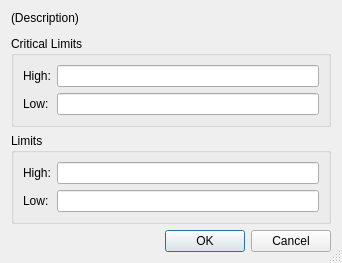
<?xml version="1.0" encoding="UTF-8"?>
<ui version="4.0">
 <class>LimitDialog</class>
 <widget class="QDialog" name="LimitDialog">
  <property name="geometry">
   <rect>
    <x>0</x>
    <y>0</y>
    <width>342</width>
    <height>263</height>
   </rect>
  </property>
  <property name="windowTitle">
   <string>Limits</string>
  </property>
  <property name="sizeGripEnabled">
   <bool>true</bool>
  </property>
  <layout class="QVBoxLayout" name="verticalLayout">
   <item>
    <widget class="QLabel" name="descriptionLabel">
     <property name="text">
      <string notr="true">(Description)</string>
     </property>
     <property name="alignment">
      <set>Qt::AlignLeading|Qt::AlignLeft|Qt::AlignTop</set>
     </property>
    </widget>
   </item>
   <item>
    <widget class="QGroupBox" name="groupBox">
     <property name="title">
      <string>Critical Limits</string>
     </property>
     <layout class="QVBoxLayout" name="verticalLayout_2">
      <item>
       <layout class="QFormLayout" name="formLayout">
        <item row="0" column="0">
         <widget class="QLabel" name="hiHiLabel">
          <property name="text">
           <string>High:</string>
          </property>
         </widget>
        </item>
        <item row="0" column="1">
         <widget class="QLineEdit" name="hiHiEdit">
          <property name="clearButtonEnabled">
           <bool>true</bool>
          </property>
         </widget>
        </item>
        <item row="1" column="0">
         <widget class="QLabel" name="loLoLabel">
          <property name="text">
           <string>Low:</string>
          </property>
         </widget>
        </item>
        <item row="1" column="1">
         <widget class="QLineEdit" name="loLoEdit">
          <property name="clearButtonEnabled">
           <bool>true</bool>
          </property>
         </widget>
        </item>
       </layout>
      </item>
     </layout>
    </widget>
   </item>
   <item>
    <widget class="QGroupBox" name="groupBox_2">
     <property name="title">
      <string>Limits</string>
     </property>
     <layout class="QVBoxLayout" name="verticalLayout_3">
      <item>
       <layout class="QFormLayout" name="formLayout_2">
        <item row="0" column="0">
         <widget class="QLabel" name="hiLabel">
          <property name="text">
           <string>High:</string>
          </property>
         </widget>
        </item>
        <item row="1" column="0">
         <widget class="QLabel" name="loLoLabel_2">
          <property name="text">
           <string>Low:</string>
          </property>
         </widget>
        </item>
        <item row="0" column="1">
         <widget class="QLineEdit" name="hiEdit">
          <property name="clearButtonEnabled">
           <bool>true</bool>
          </property>
         </widget>
        </item>
        <item row="1" column="1">
         <widget class="QLineEdit" name="loEdit">
          <property name="clearButtonEnabled">
           <bool>true</bool>
          </property>
         </widget>
        </item>
       </layout>
      </item>
     </layout>
    </widget>
   </item>
   <item>
    <layout class="QHBoxLayout">
     <property name="spacing">
      <number>6</number>
     </property>
     <property name="leftMargin">
      <number>0</number>
     </property>
     <property name="topMargin">
      <number>0</number>
     </property>
     <property name="rightMargin">
      <number>0</number>
     </property>
     <property name="bottomMargin">
      <number>0</number>
     </property>
     <item>
      <widget class="QDialogButtonBox" name="buttonBox">
       <property name="orientation">
        <enum>Qt::Horizontal</enum>
       </property>
       <property name="standardButtons">
        <set>QDialogButtonBox::Cancel|QDialogButtonBox::Ok</set>
       </property>
      </widget>
     </item>
    </layout>
   </item>
  </layout>
 </widget>
 <resources/>
 <connections>
  <connection>
   <sender>buttonBox</sender>
   <signal>accepted()</signal>
   <receiver>LimitDialog</receiver>
   <slot>accept()</slot>
  </connection>
  <connection>
   <sender>buttonBox</sender>
   <signal>rejected()</signal>
   <receiver>LimitDialog</receiver>
   <slot>reject()</slot>
  </connection>
 </connections>
</ui>
